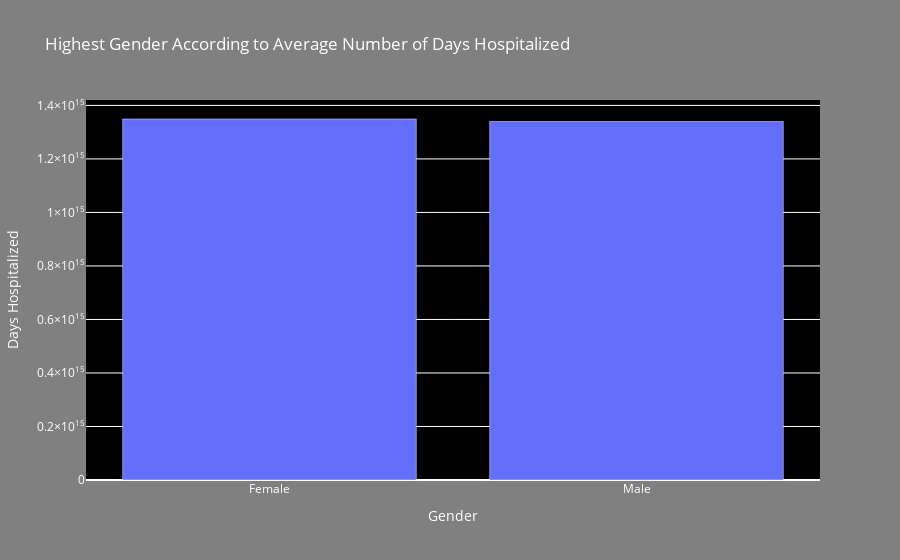
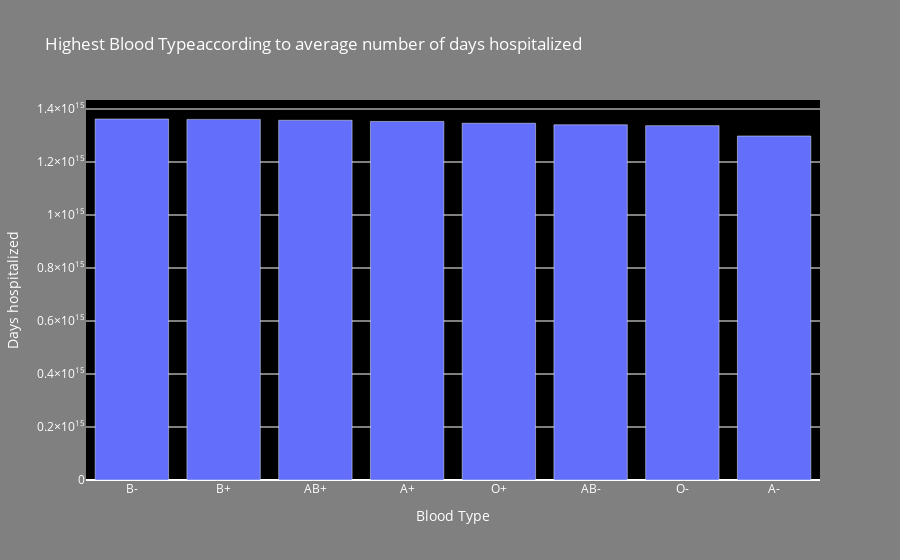
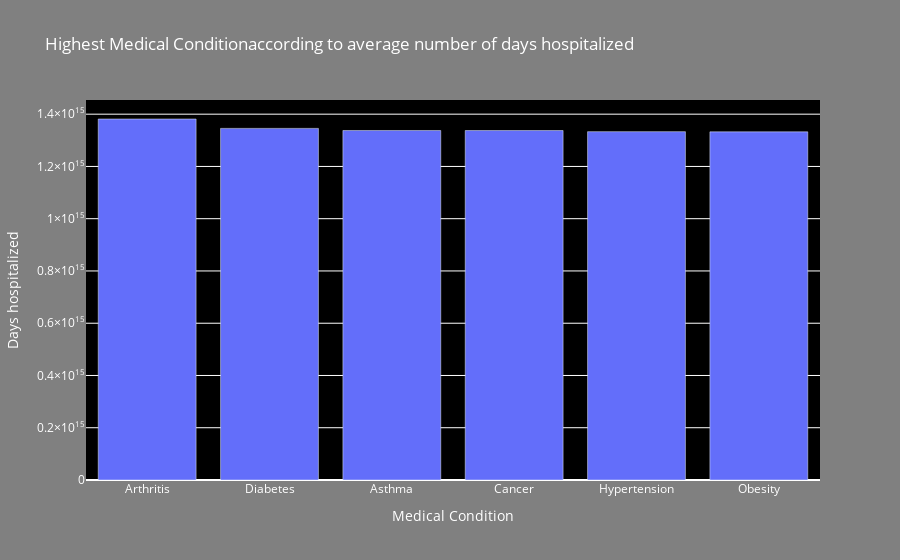
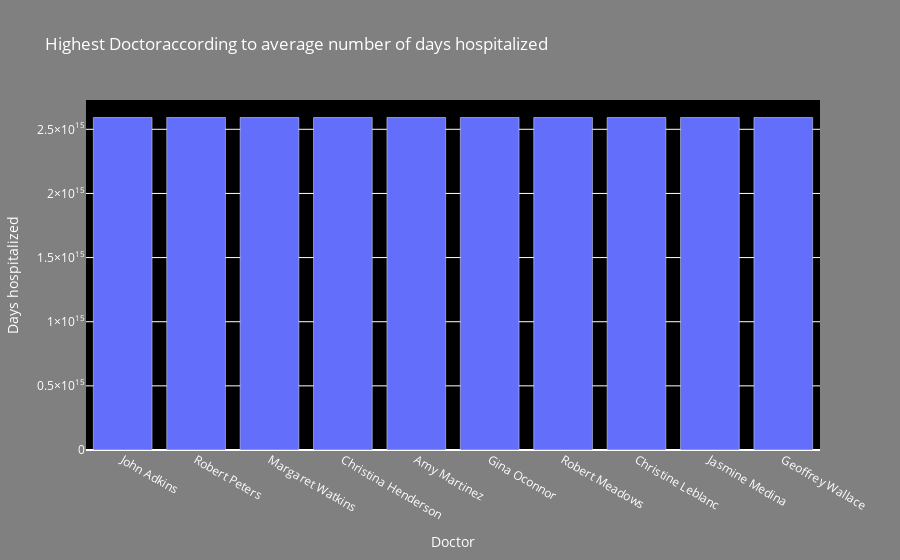

Notebook code cell kept with these figures, in order:
### Code cell
# Highest 'Features' according to average number of days hospitalized

for i in cols:
    
    if i == 'Gender':
        
        char_bar = df.groupby(['Gender'])[['Days hospitalized']].mean().reset_index()
        char_bar = char_bar.sort_values(by = ("Days hospitalized"), ascending = False)
        
        top = char_bar.head(10)
        fig = go.Figure()
        fig.add_trace(go.Bar(x=top['Gender'], y=top['Days hospitalized']))
        
        fig.update_layout(title = 'Highest Gender According to Average Number of Days Hospitalized',
                          xaxis_title = 'Gender',
                          yaxis_title = "Days Hospitalized",
                          plot_bgcolor = 'black',
                          paper_bgcolor ='gray',
                          font=dict(color='white'))
        pyo.init_notebook_mode(connected = True)
        pyo.iplot(fig)
        
    else:
            char_bar = df.groupby([i])[['Days hospitalized']].mean().reset_index()
            char_bar = char_bar.sort_values(by = ("Days hospitalized"), ascending = False)
            
            top = char_bar.head(10)
            fig = go.Figure()
            fig.add_trace(go.Bar(x=top[i], y=top['Days hospitalized']))
            
            fig.update_layout(title="Highest " + i + "according to average number of days hospitalized",
                             xaxis_title = i,
                             yaxis_title = "Days hospitalized",
                             plot_bgcolor= 'black',
                             paper_bgcolor = 'gray',
                             font = dict(color = 'white'))
            
            pyo.init_notebook_mode(connected=True)
            pyo.iplot(fig)

### Figure 1 — Plotly figure (JSON) as saved in the notebook; plotly's stock layout.template omitted (floating-point values rounded to 4 significant figures)
{"data": [{"type": "bar", "x": ["Female", "Male"], "y": [1349201970443349, 1339735065989847]}], "layout": {"font": {"color": "white"}, "paper_bgcolor": "gray", "plot_bgcolor": "black", "title": {"text": "Highest Gender According to Average Number of Days Hospitalized"}, "xaxis": {"title": {"text": "Gender"}}, "yaxis": {"title": {"text": "Days Hospitalized"}}}}

### Figure 2 — Plotly figure (JSON) as saved in the notebook; plotly's stock layout.template omitted (floating-point values rounded to 4 significant figures)
{"data": [{"type": "bar", "x": ["B-", "B+", "AB+", "A+", "O+", "AB-", "O-", "A-"], "y": [1362318210862619, 1360869453376205, 1357468998410175, 1353159065269943, 1346330769230769, 1340521411764706, 1337116398713826, 1298163489499192]}], "layout": {"font": {"color": "white"}, "paper_bgcolor": "gray", "plot_bgcolor": "black", "title": {"text": "Highest Blood Typeaccording to average number of days hospitalized"}, "xaxis": {"title": {"text": "Blood Type"}}, "yaxis": {"title": {"text": "Days hospitalized"}}}}

### Figure 3 — Plotly figure (JSON) as saved in the notebook; plotly's stock layout.template omitted (floating-point values rounded to 4 significant figures)
{"data": [{"type": "bar", "x": ["Arthritis", "Diabetes", "Asthma", "Cancer", "Hypertension", "Obesity"], "y": [1381562181818181, 1345614787430684, 1337581264637002, 1337449677040516, 1333160189573459, 1332459950859950]}], "layout": {"font": {"color": "white"}, "paper_bgcolor": "gray", "plot_bgcolor": "black", "title": {"text": "Highest Medical Conditionaccording to average number of days hospitalized"}, "xaxis": {"title": {"text": "Medical Condition"}}, "yaxis": {"title": {"text": "Days hospitalized"}}}}

### Figure 4 — Plotly figure (JSON) as saved in the notebook; plotly's stock layout.template omitted (floating-point values rounded to 4 significant figures)
{"data": [{"type": "bar", "x": ["John Adkins", "Robert Peters", "Margaret Watkins", "Christina Henderson", "Amy Martinez", "Gina Oconnor", "Robert Meadows", "Christine Leblanc", "Jasmine Medina", "Geoffrey Wallace"], "y": [2592000000000000, 2592000000000000, 2592000000000000, 2592000000000000, 2592000000000000, 2592000000000000, 2592000000000000, 2592000000000000, 2592000000000000, 2592000000000000]}], "layout": {"font": {"color": "white"}, "paper_bgcolor": "gray", "plot_bgcolor": "black", "title": {"text": "Highest Doctoraccording to average number of days hospitalized"}, "xaxis": {"title": {"text": "Doctor"}}, "yaxis": {"title": {"text": "Days hospitalized"}}}}
